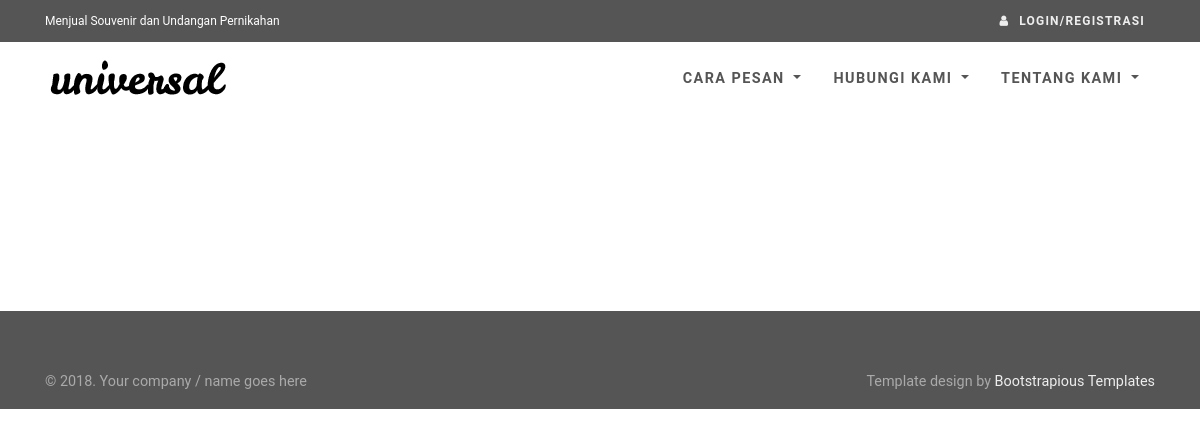
Before: / with the older database file.
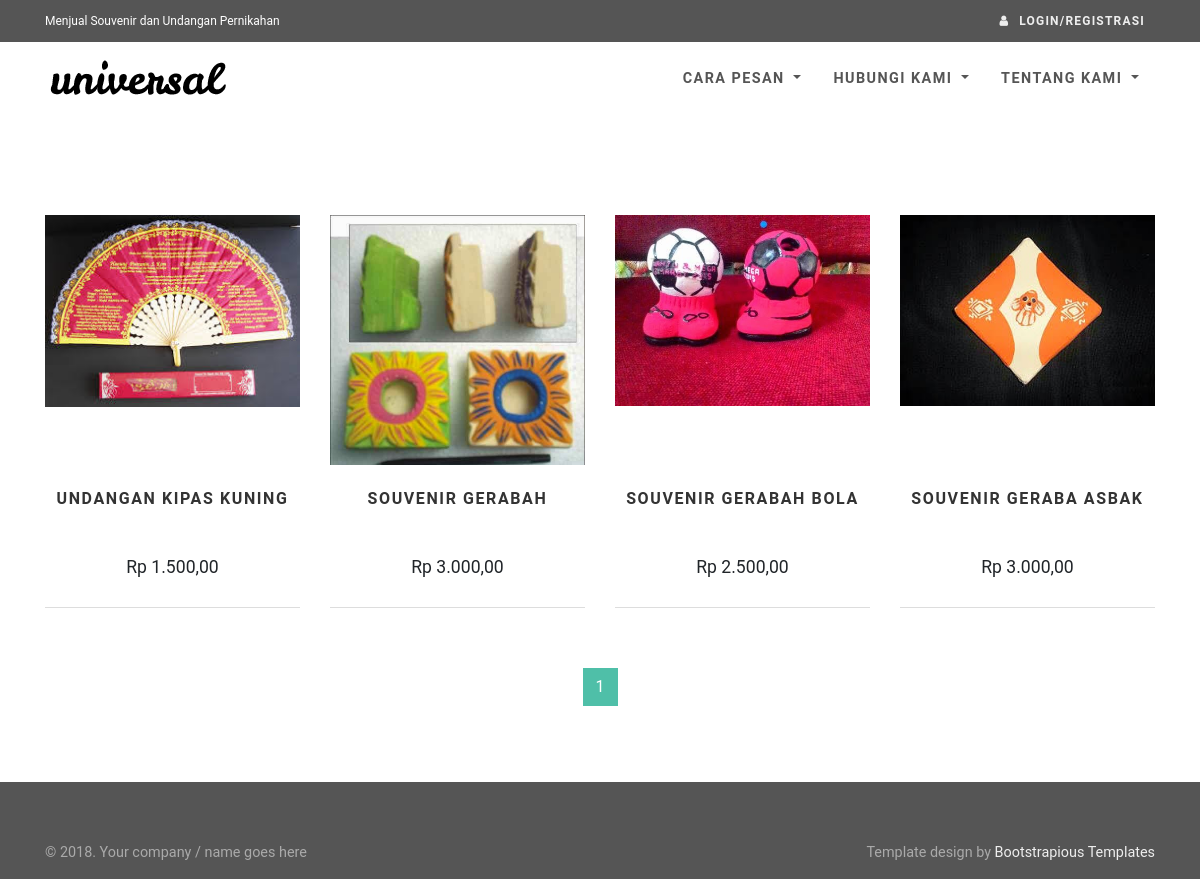
After: the same page with the newer database file.
### tables this page shows
CREATE TABLE `tbl_foto_produk` (
  `id_foto_produk` int(11) NOT NULL AUTO_INCREMENT,
  `id_produk` int(11) NOT NULL,
  `foto_produk` text NOT NULL,
  PRIMARY KEY (`id_foto_produk`)
);

CREATE TABLE `tbl_produk` (
  `id_produk` int(11) NOT NULL AUTO_INCREMENT,
  `nm_produk` varchar(100) NOT NULL,
  `jenis_produk` varchar(15) NOT NULL,
  `harga` int(11) NOT NULL,
  PRIMARY KEY (`id_produk`)
);

### db.php (called while the page is built, shortened)
<?php
class Sparrow {
    protected $order;
    protected $sql;
    protected $db;
    protected $db_type;
    protected $stats;
    public $is_cached = false;
    public $stats_enabled = false;
    public $key_prefix = '';
    public function build($sql, $input) {
        return (strlen($input) > 0) ? ($sql.' '.$input) : $sql;
    }
    public function parseConnection($connection) {
        $url = parse_url($connection);
        $cfg = array();
        $cfg['type'] = isset($url['scheme']) ? $url['scheme'] : $url['path'];
        $cfg['hostname'] = isset($url['host']) ? $url['host'] : null;
        $cfg['database'] = isset($url['path']) ? substr($url['path'],1) : null;
        $cfg['username'] = isset($url['user']) ? $url['user'] : null;
        $cfg['password'] = isset($url['pass']) ? $url['pass'] : null;
        $cfg['port'] = isset($url['port']) ? $url['port'] : null;
        return $cfg;
    }
    public function reset() {
        $this->where = '';
        $this->joins = '';
        $this->order = '';
        $this->groups = '';
        $this->having = '';
        $this->distinct = '';
        $this->limit = '';
        $this->offset = '';
        $this->sql = '';
    }
    protected function parseCondition($field, $value = null, $join = '', $escape = true) {
        if (is_string($field)) {
            $operator = '';
            if (!empty($operator)) {
                switch ($operator) {
                    case '%':
                        $condition = ' LIKE ';
                        break;
                    case '!%':
                        $condition = ' NOT LIKE ';
                        break;
                    case '@':
                        $condition = ' IN ';
                        break;
                    case '!@':
                        $condition = ' NOT IN ';
                        break;
                    default:
                        $condition = $operator;
                }
            }
            else {
                $condition = '=';
            }
            if (is_array($value)) {
                if (strpos($operator, '@') === false) $condition = ' IN ';
                $value = '('.implode(',', array_map(array($this, 'quote'), $value)).')';
            }
            else {
                $value = ($escape && !is_numeric($value)) ? $this->quote($value) : $value;
            }
            return $join.' '.str_replace('|', '', $field).$condition.$value;
        }
        else if (is_array($field)) {
            $str = '';
            foreach ($field as $key => $value) {
                $str .= $this->parseCondition($key, $value, $join, $escape);
                $join = '';
            }
            return $str;
        }
        else {
            throw new Exception('Invalid where condition.');
        }
    }
    public function from($table, $reset = true) {
        $this->table = $table;
        return $this;
    }
    public function join($table, array $fields, $type = 'INNER') {
        return $this;
    }
    public function groupBy($field) {
        $join = (empty($this->order)) ? 'GROUP BY' : ',';
        $fields = (is_array($field)) ? implode(',', $field) : $field;
        return $this;
    }
    public function limit($limit, $offset = null) {
        if ($limit !== null) {
            $this->limit = 'LIMIT '.$limit;
        }
        return $this;
    }
    public function offset($offset, $limit = null) {
        if ($offset !== null) {
            $this->offset = 'OFFSET '.$offset;
        }
        return $this;
    }
    public function select($fields = '*', $limit = null, $offset = null) {
        $fields = (is_array($fields)) ? implode(',', $fields) : $fields;
        return $this;
    }
    public function sql($sql = null) {
        if ($sql !== null) {
            $this->sql = trim(
                (is_array($sql)) ?
                    array_reduce($sql, array($this, 'build')) :
                    $sql
            );
            return $this;
        }
        return $this->sql;
    }
    public function setDb($db) {
        $this->db = null;
        if (is_string($db)) {
            $this->setDb($this->parseConnection($db));
        }
        else if (is_array($db)) {
            switch ($db['type']) {
                case 'mysqli':
                    $this->db = new mysqli(
                        $db['hostname'],
                        $db['username'],
                        $db['password'],
                        $db['database']
                    );
                    break;
            }
            $this->db_type = $db['type'];
        }
    }
    public function execute($key = null, $expire = 0) {
        $result = null;
        $this->is_cached = false;
        if (!empty($this->sql)) {
            $error = null;
            switch ($this->db_type) {
                case 'mysqli':
                    $result = $this->db->query($this->sql);
                    break;
            }
        }
        return $result;
    }
    public function many($key = null, $expire = 0) {
        $data = array();
        $result = $this->execute($key, $expire);
        if ($this->is_cached) {
            $data = $result;
            if ($this->stats_enabled) {
                $this->stats['cached'][$this->key_prefix.$key] = $this->sql;
            }
        }
        else {
            switch ($this->db_type) {
                case 'mysqli':
                    if (function_exists('mysqli_fetch_all')) {
                        $data = $result->fetch_all(MYSQLI_ASSOC);
                    }
                    else {
                        while ($row = $result->fetch_assoc()) {
                            $data[] = $row;
                        }
                    }
                    break;
            }
        }
        return $data;
    }
    public function one($key = null, $expire = 0) {
        $data = $this->many($key, $expire);
        $row = (!empty($data)) ? $data[0] : array();
        return $row;
    }
    public function value($name, $key = null, $expire = 0) {
        $row = $this->one($key, $expire);
        $value = (!empty($row)) ? $row[$name] : null;
        return $value;
    }
    public function count($field = '*', $key = null, $expire = 0) {
        return $this->value(
            'num_rows',
            $key,
            $expire
        );
    }
}

### index.php (the view, shortened to what this page needs)
<?php
require "koneksi.php";
if(!isset($_GET['page'])) $page = 1;
else $page = $_GET['page'];
$offset = ($page-1)*4;
$totaldata = $db->from('tbl_produk')->count();
$totalpage = ceil($totaldata/4);
$db->sql("set sql_mode = 'STRICT_TRANS_TABLES,NO_ZERO_IN_DATE,NO_ZERO_DATE,ERROR_FOR_DIVISION_BY_ZERO,NO_AUTO_CREATE_USER,NO_ENGINE_SUBSTITUTION';")->execute();
$daftarProduk = $db->from('tbl_produk')
->join('tbl_foto_produk',array('tbl_produk.id_produk' => 'tbl_foto_produk.id_produk'))->groupBy('tbl_foto_produk.id_produk')
->limit(4)->offset($offset)->many();
include "template/head.php";
?>
<body>
<div id="all">
<?php
include "template/header.php";
?>
<div id="content">
<div class="container">
<div class="row bar">
<div class="col-md-12">
  <div class="products-big">
	<div class="row products">
<?php
	foreach($daftarProduk as $d){
		?>
	  <div class="col-lg-3 col-md-4">
		<div class="product">
		  <div class="image"><a href="<?php echo $base_url."/produk.php?id_produk=".$d['id_produk']; ?>"><img src="<?php echo $base_url; ?>/produk/<?php echo $d['foto_produk']; ?>" alt="" class="img-fluid image1"></a></div>
		  <div class="text">
			<h3 class="h5"><a href="<?php echo $base_url."/produk.php?id_produk=".$d['id_produk']; ?>"><?php echo $d['nm_produk']; ?></a></h3>
			<p class="price"><?php echo "Rp ".number_format($d['harga'],2,',','.'); ?></p>
		  </div>
		</div>
	  </div>
		<?php
	}
?>
</div>
  </div>
  <div class="pages">
	<nav aria-label="Page navigation example" class="d-flex justify-content-center">
	  <ul class="pagination">
		<?php
		for($x = 0; $x < $totalpage; $x++){
			if($x+1 == $page){
				echo '<li class="page-item active"><a href="'.$base_url.'/index.php?page='.($x+1).'" class="page-link">'.($x+1).'</a></li>';
			}else echo '<li class="page-item"><a href="'.$base_url.'/index.php?page='.($x+1).'" class="page-link">'.($x+1).'</a></li>';
		}
		?>
	  </ul>
	</nav>
  </div>
</div>
</div>
</div>
</div>
</div>
<?php include "template/footer.php"; ?>
</body>
</html>

### template/head.php (shortened to what this page needs)
<?php
$base_url = "http://localhost/skripsi";
?>
<!DOCTYPE html>
<html><head>
    <link rel="stylesheet" href="<?php echo $base_url;?>/vendor/bootstrap/css/bootstrap.min.css">
    <link rel="stylesheet" href="<?php echo $base_url;?>/vendor/font-awesome/css/font-awesome.min.css">
    <link rel="stylesheet" href="<?php echo $base_url;?>/vendor/bootstrap-select/css/bootstrap-select.min.css">
    <link rel="stylesheet" href="<?php echo $base_url;?>/vendor/owl.carousel/assets/owl.carousel.css">
    <link rel="stylesheet" href="<?php echo $base_url;?>/vendor/owl.carousel/assets/owl.theme.default.css">
    <link rel="stylesheet" href="<?php echo $base_url;?>/css/style.default.css" id="theme-stylesheet"><link id="new-stylesheet" rel="stylesheet">
    <link rel="stylesheet" href="<?php echo $base_url;?>/css/custom.css">
  </head>

### template/top-bar.php
<div class="top-bar">
<div class="container">
  <div class="row d-flex align-items-center">
	<div class="col-md-6 d-md-block d-none">
	  <p>Menjual Souvenir dan Undangan Pernikahan</p>
	</div>
	<div class="col-md-6">
	  <div class="d-flex justify-content-md-end justify-content-between">
		  <?php
		  if(!isset($_SESSION['username'])){
		  ?>
		  <div class="login"><a href="<?php echo $base_url."/login.php"; ?>" class="signup-btn"><i class="fa fa-user"></i><span class="d-none d-md-inline-block">Login/Registrasi</span></a></div>
		  <?php
			}else{
		  ?>
		  <div class="login"><a href="#" class="signup-btn"><i class="fa fa-user"></i><span class="d-none d-md-inline-block"><?php echo "Hello ,".$_SESSION['username'];?></span></a></div>
		  <?php
			}
		  ?>
	  </div>
	</div>
  </div>
</div>
</div>

### template/header.php (shortened to what this page needs)
<?php include "top-bar.php" ;?>
<header class="nav-holder">
        <div id="navbar" role="navigation" class="navbar navbar-expand-lg nav-light">
          <div class="container"><a href="<?php echo $base_url;?>" class="navbar-brand home"><img src="<?php echo $base_url;?>/img/logo.png" alt="Universal logo" class="d-none d-md-inline-block"></a>
            <div id="navigation" class="navbar-collapse collapse">
              <ul class="nav navbar-nav ml-auto">
                <li class="nav-item"><a href="<?php echo $base_url; ?>/cara-pesan.php" class="dropdown-toggle">Cara Pesan <b class="caret"></b></a>
                <li class="nav-item"><a href="<?php echo $base_url; ?>/hubungi-kami.php" class="dropdown-toggle">Hubungi Kami <b class="caret"></b></a>
                <li class="nav-item"><a href="<?php echo $base_url; ?>/tentang-kami.php" class="dropdown-toggle">Tentang Kami <b class="caret"></b></a>
                </li>
          </div>
        </div>
      </header>

### template/footer.php
<footer class="main-footer">
<div>
  <div class="container">
	<div class="row">
	  <div class="col-lg-4 text-center-md">
		<p>© 2018. Your company / name goes here</p>
	  </div>
	  <div class="col-lg-8 text-right text-center-md">
		<p>Template design by <a href="https://bootstrapious.com/free-templates">Bootstrapious Templates </a></p>
	  </div>
	</div>
  </div>
</div>
</footer>

### css/style.default.css (style rules this page uses)
a { -webkit-transition: all 0.3s !important; transition: all 0.3s !important; display: inline-block; }
.bar { padding: 60px 0; }
.pagination { margin-top: 20px; }
.top-bar { background: #555; color: #fff; font-size: 0.9rem; padding: 10px 0; }
.top-bar p { margin-bottom: 0; font-size: 0.75rem; }
.top-bar a.login-btn, .top-bar a.signup-btn { color: #eee; text-transform: uppercase; letter-spacing: 0.1em; text-decoration: none !important; font-size: 0.75rem; font-weight: 700; margin-right: 10px; }
.top-bar a.login-btn i, .top-bar a.signup-btn i { margin-right: 10px; }
#navbar { background: #fff; padding-top: 0; padding-bottom: 0; }
#navbar .navbar-nav > li > a { margin: 0; padding: 1.4rem 1rem 1.6rem; color: #555; font-weight: 600; text-transform: uppercase; letter-spacing: 0.1em; font-size: 0.9rem; text-decoration: none; border-top: .3rem solid transparent; }
.product { text-align: center; position: relative; margin-bottom: 40px; }
.product .image { overflow: hidden; max-height: 190px; }
.product .image a { margin: 0; }
.product .text { padding: 10px; border-bottom: 1px solid #ddd; }
.product .text h3 { min-height: 63px; }
.product .price { font-size: 1.1rem; }
.product img { -webkit-transition: all 0.3s; transition: all 0.3s; }
.product a { text-transform: uppercase; letter-spacing: 0.1em; color: #333; text-decoration: none !important; margin-top: 15px; }
.products-big .image { min-height: 250px; max-height: 250px; }
footer.main-footer { padding: 60px 0; padding-bottom: 0; background: #555; color: #fff; }
footer.main-footer a { color: inherit; color: #eee; }
footer.main-footer p { font-size: 0.9rem; color: #aaa; }
.navbar { padding: 0.5rem 1rem; }
.navbar-brand { display: inline-block; padding-top: 0.3125rem; padding-bottom: 0.3125rem; margin-right: 1rem; font-size: 1.25rem; }
body { font-family: "Roboto", Helvetica, Arial, sans-serif; font-size: 1rem; font-weight: 400; line-height: 1.5; color: #212529; background-color: #fff; }
a { color: #4fbfa8; text-decoration: none; }
h1, h2, h3, h4, h5, h6, .h1, .h2, .h3, .h4, .h5, .h6 { margin-bottom: 1rem; font-family: inherit; font-weight: 700; line-height: 1.1; color: inherit; }
h3, .h3 { font-size: 1.5rem; }
h5, .h5 { font-size: 1rem; }
.page-item:first-child .page-link { border-top-left-radius: 0; border-bottom-left-radius: 0; }
.page-item:last-child .page-link { border-top-right-radius: 0; border-bottom-right-radius: 0; }
.page-item.active .page-link { color: #fff; background-color: #4fbfa8; border-color: #4fbfa8; }
.page-link { padding: 0.5rem 0.75rem; line-height: 1.25; color: #4fbfa8; background-color: #fff; border: 1px solid #dee2e6; }

Changed rows visible on the page:
added tbl_foto_produk: foto_produk (picture), id_produk.nm_produk "UNDANGAN KIPAS KUNING", id_produk.harga "1.500,00"
added tbl_foto_produk: foto_produk (picture), id_produk.nm_produk "SOUVENIR GERABAH", id_produk.harga "3.000,00"
added tbl_foto_produk: foto_produk (picture), id_produk.nm_produk "SOUVENIR GERABAH BOLA", id_produk.harga "2.500,00"
added tbl_foto_produk: foto_produk (picture), id_produk.nm_produk "SOUVENIR GERABA ASBAK", id_produk.harga "3.000,00"
Other visible differences:
new list line: "1"
